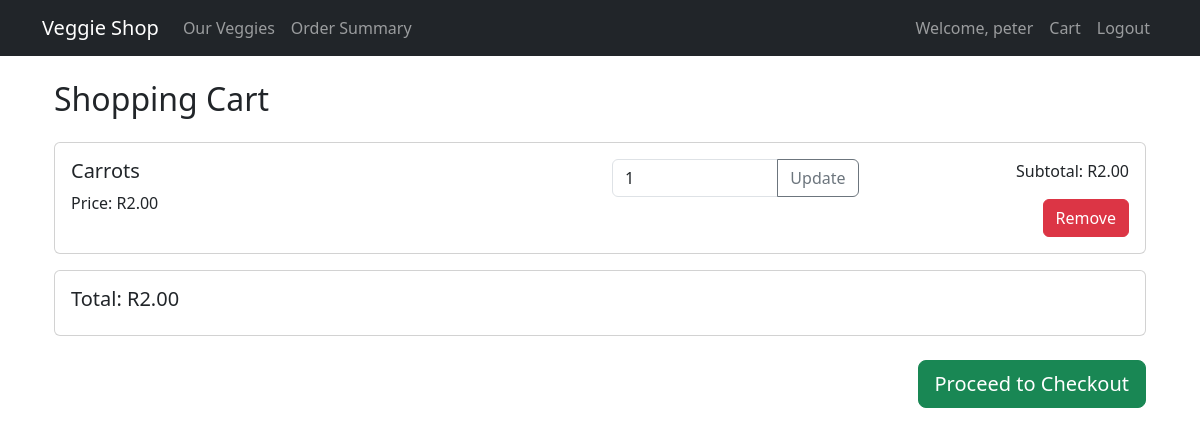
The app's page /cart/ (signed in), older data.
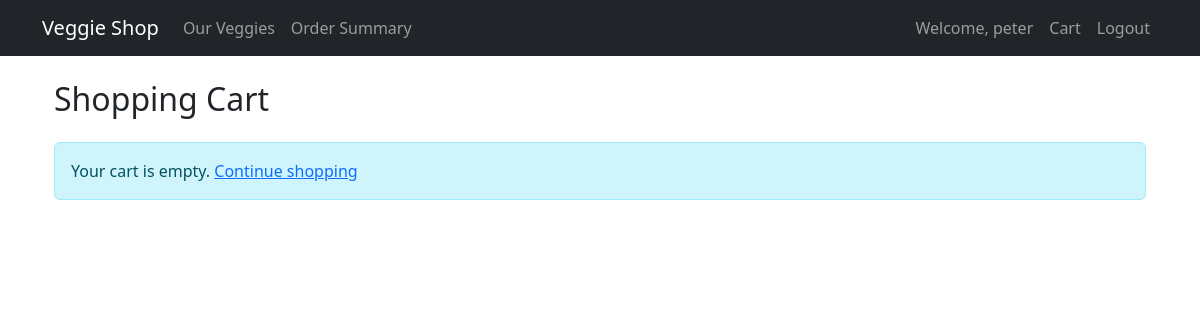
The same page, newer data.
### cart/models.py (models this page shows, shortened)
class CartItem(models.Model):
    user = models.ForeignKey(User, on_delete=models.CASCADE)
    vegetable = models.ForeignKey(Vegetable, on_delete=models.CASCADE)
    quantity = models.PositiveIntegerField(default=1)
    def subtotal(self):
        return self.quantity * self.vegetable.price  # Changed from price_per_kg

class Vegetable(models.Model):
    name = models.CharField(max_length=100)
    price = models.DecimalField(max_digits=6, decimal_places=2)  # Changed from price_per_kg
    description = models.TextField()
    image = models.ImageField(upload_to='vegetables/', blank=True, null=True)

### cart/views.py (the view)
# urls.py: path('cart/', views.view_cart, name='cart'),
@login_required
def view_cart(request):
    cart_items = CartItem.objects.filter(user=request.user)
    total = sum(item.subtotal() for item in cart_items)
    return render(request, 'cart/cart.html', {
        'cart_items': cart_items,
        'total': total
    })

### cart/templates/cart/cart.html (shortened to what this page needs)
{% extends "base.html" %}
{% block content %}
<div class="container">
    <h2 class="mb-4">Shopping Cart</h2>
    {% if cart_items %}
        {% for item in cart_items %}
            <div class="card mb-3">
                <div class="card-body">
                    <div class="row">
                        <div class="col-md-6">
                            <h5>{{ item.vegetable.name }}</h5>
                            <p>Price: R{{ item.vegetable.price }}</p>
                        </div>
                        <div class="col-md-3">
                            <form method="post" action="{% url 'update_quantity' item.vegetable.id %}">
                                <div class="input-group">
                                    <input type="number" name="quantity" value="{{ item.quantity }}" class="form-control" min="0">
                                    <button type="submit" class="btn btn-outline-secondary">Update</button>
                                </div>
                            </form>
                        </div>
                        <div class="col-md-3 text-end">
                            <p>Subtotal: R{{ item.subtotal }}</p>
                            <a href="{% url 'remove_from_cart' item.vegetable.id %}" class="btn btn-danger">Remove</a>
                        </div>
                    </div>
                </div>
            </div>
        {% endfor %}
        <div class="card mb-4">
            <div class="card-body">
                <h5>Total: R{{ total }}</h5>
            </div>
        </div>
        <div class="text-end mb-4">
            <a href="{% url 'checkout' %}" class="btn btn-success btn-lg">Proceed to Checkout</a>
        </div>
    {% else %}
        <div class="alert alert-info">
            Your cart is empty. <a href="{% url 'vegetable_list' %}">Continue shopping</a>
        </div>
    {% endif %}
</div>
{% endblock %}

Row changes from the older to the newer data that the page shows:
removed CartItem: vegetable.name "Carrots", vegetable.price "2.00", quantity "1", subtotal "2.00"
Text that changed along with them:
{{ total }}: "2.00" → (not shown)
text no longer shown: "Total: R Proceed to Checkout"
text now shown: "Your cart is empty. Continue shopping"
